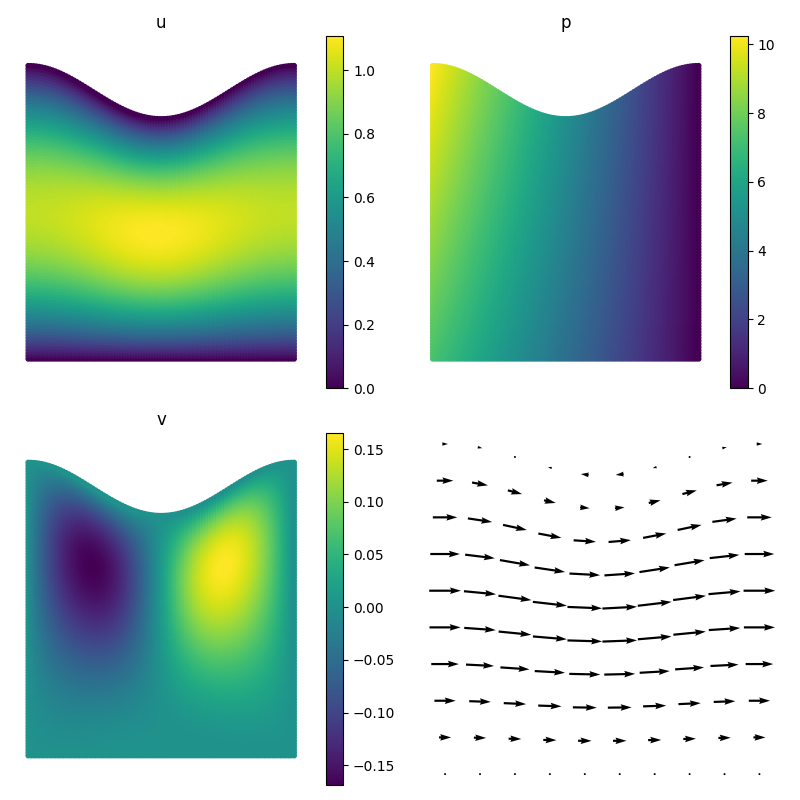

The Python source for this figure:
import torch
import deepxde as dde
import deepxde.backend as bkd
from tpinn import geometry
import matplotlib.pyplot as plt

torch.manual_seed(0)

dim = 2
ref = dde.geometry.Rectangle([0] * dim, [1] * dim)

# Transform domain along x-axis
s = lambda x: 0.2 + 0.1 * bkd.cos(3 * torch.pi * x)


def to_global(x):
    x, y = x[..., 0:1], x[..., 1:2]
    return bkd.concat(
        (
            x,
            (2 * y - 1) * s(x),
        ),
        1,
    )


def to_local(x):
    x, y = x[..., 0:1], x[..., 1:2]
    return bkd.concat(
        (
            x,
            (y / s(x) + 1) / 2,
        ),
        1,
    )


geo = geometry.Transformed(ref, to_global, to_local)


# Steady-state incompressible Stokes equation
#   -Delta u + grad p = 0
#   div u = 0
def pde(x, sol):
    u, v, p = sol[:, 0:1], sol[:, 1:2], sol[:, 2:3]

    p_x = dde.grad.jacobian(p, x, j=0)
    p_y = dde.grad.jacobian(p, x, j=1)

    u_x = dde.grad.jacobian(u, x, j=0)
    u_y = dde.grad.jacobian(u, x, j=1)
    v_x = dde.grad.jacobian(v, x, j=0)
    v_y = dde.grad.jacobian(v, x, j=1)

    u_xx = dde.grad.jacobian(u_x, x, j=0)
    u_yy = dde.grad.jacobian(u_y, x, j=1)

    v_xx = dde.grad.jacobian(v_x, x, j=0)
    v_yy = dde.grad.jacobian(v_y, x, j=1)

    loss = 1e-2 * (-(u_xx + u_yy) + p_x) ** 2
    loss += 1e-2 * (-(v_xx + v_yy) + p_y) ** 2
    loss += 1e2 * (u_x + v_y) ** 2
    return loss


data = dde.data.PDE(geo, pde, [], num_domain=20**dim)
net = dde.nn.PFNN([dim] + [[128] * (dim + 1)] + [dim + 1], "tanh", "Glorot uniform")
net.apply_feature_transform(lambda y: to_local(y))


# Impose Dirichlet boundary condition
def u_D(x):
    return 4 * (x[:, 1:2] * (1 - x[:, 1:2]))


def output_transform(y, sol):
    x = to_local(y)
    u, v, p = sol[:, 0:1], sol[:, 1:2], sol[:, 2:3]

    bnd = 1
    for i in range(dim):
        bnd *= 4 * x[:, i : i + 1] * (1 - x[:, i : i + 1])

    # u has Dirichlet boundary condition everywhere
    u = bnd * u + u_D(x)

    # v is zero on all boundaries
    v = bnd * v

    # p is zero on right boundary
    p = (1 - x[:, 0:1]) * p

    return torch.cat((u, v, p), dim=1)


net.apply_output_transform(output_transform)

model = dde.Model(data, net)
dde.optimizers.config.set_LBFGS_options(maxiter=5000)
model.compile("L-BFGS")
model.train()

# Evaluate solution
x = geo.uniform_points(100**dim)
sol = net(torch.tensor(x))
sol = sol.detach().numpy()
u, v, p = sol[:, 0], sol[:, 1], sol[:, 2]


def plot(quantity, name, ax):
    cb = ax.scatter(x[:, 0], x[:, 1], s=2, c=quantity)
    plt.colorbar(cb)
    ax.set_title(name)
    ax.axis("equal")
    ax.axis("off")


fig, axs = plt.subplots(2, 2, figsize=(8, 8))
plot(u, "u", axs[0][0])
plot(v, "v", axs[1][0])
plot(p, "p", axs[0][1])

# Plot quivers
x = geo.uniform_points(16**dim)
sol = net(torch.tensor(x))
sol = sol.detach().numpy()
u, v, p = sol[:, 0], sol[:, 1], sol[:, 2]
axq = axs[1][1]
axq.quiver(x[:, 0], x[:, 1], u, v, scale=25)
axq.axis("equal")
axq.axis("off")

plt.tight_layout()
plt.savefig("03_tube.png")
